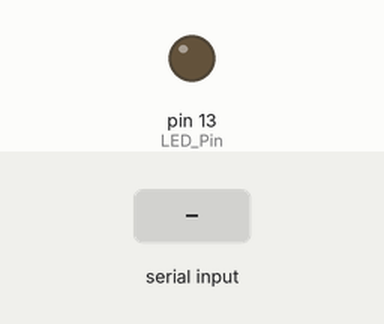
This sketch was run on a simulated Arduino Uno, built with avr-gcc and run on an emulated ATmega328P. Shown: output pins drawn as LEDs (lit = HIGH). The test bench sets the inputs (shaded band). What the sketch prints to the serial monitor is not drawn.

Above: at 1.2 s.
1.3 s: "Y" received over Serial
At 2.4 s:
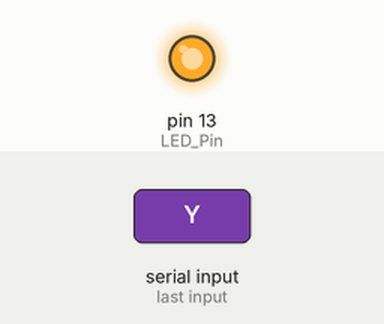
Timing chart, 0 to 8.8 s (numbered marks = the images above; inputs shaded):
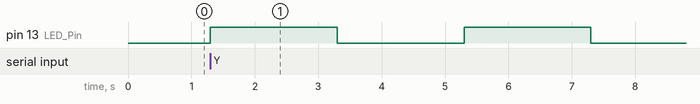

Measured:
- after the input at 1.3 s, pin 13 (LED_Pin): alternates HIGH for 2.0 s and LOW for 2.0 s, starting at once

The sketch:

R_UNO_TXTR.ino
```cpp
//R_Uno_TXTR
int LED_Pin = 13;
void setup() {
  // put your setup code here, to run once:
  pinMode(LED_Pin,OUTPUT);
  Serial.begin(9600);
  Serial.println("COM14 is start");
}
void loop() {
  // put your main code here, to run repeatedly:
  Serial.println("COM14 Loopping");
  Serial.println("Serial.read() = " + Serial.read());
  Serial.write('Y');
  while(!Serial.available()){}
  if(Serial.read()=='Y'){
    LED_blink();
    LED_blink();
  }
//  Serial.write('Y');
}
void LED_blink(){
  digitalWrite(LED_Pin,HIGH);
  delay(2000);
  digitalWrite(LED_Pin,LOW);
  delay(2000);
}
```
